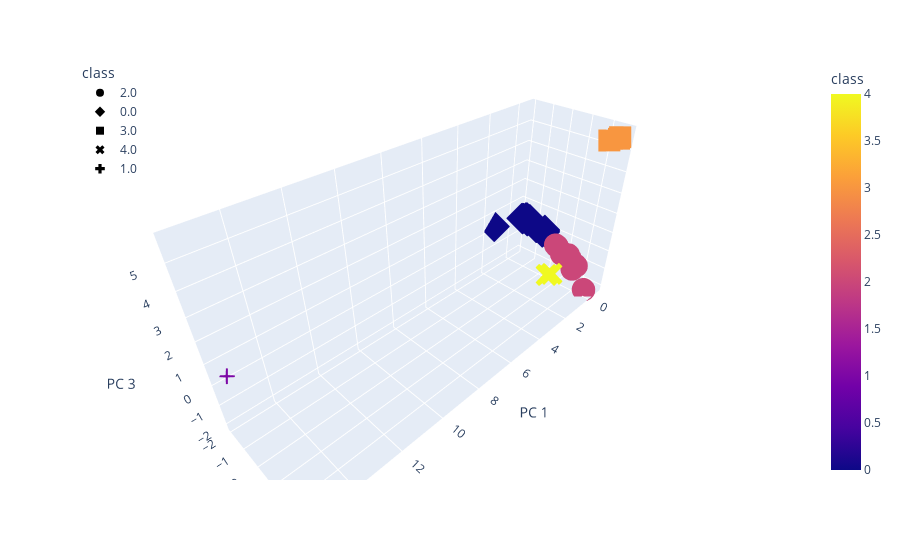

The cell this chart's notebook holds for it:
### Markdown cell above
### Visualizing Results

#### 3D-Scatter with Clusters

### Code cell
# Create a 3D-Scatter with the PCA data and the clusters
fig = px.scatter_3d(
    df_merged,
    x="PC 1",
    y="PC 2",
    z="PC 3",
    hover_name='CoinName',
    hover_data= ['Algorithm'],
    color="class",
    symbol="class",
)
fig.update_layout(legend=dict(x=0, y=1))
fig.show()

### Figure 1 — Plotly figure (JSON) as saved in the notebook; plotly's stock layout.template omitted (floating-point values rounded to 4 significant figures)
{"data": [{"customdata": [[null], [null], [null], [null], [null], [null], [null], [null], [null], [null], [null], [null], [null], [null], [null], [null], [null], [null], [null], [null], [null], [null], [null], [null], [null]], "hovertemplate": "<b>%{hovertext}</b><br><br>class=%{marker.color}<br>PC 1=%{x}<br>PC 2=%{y}<br>PC 3=%{z}<br>Algorithm=%{customdata[0]}<extra></extra>", "hovertext": [null, null, null, null, null, null, null, null, null, null, null, null, null, null, null, null, null, null, null, null, null, null, null, null, null], "legendgroup": "2.0", "marker": {"color": [2, 2, 2, 2, 2, 2, 2, 2, 2, 2, 2, 2, 2, 2, 2, 2, 2, 2, 2, 2, 2, 2, 2, 2, 2], "coloraxis": "coloraxis", "symbol": "circle"}, "mode": "markers", "name": "2.0", "scene": "scene", "showlegend": true, "type": "scatter3d", "x": [-0.2516, -0.3178, -0.2465, -0.2455, -0.3292, -0.3385, -0.3299, -0.3299, -0.1816, -0.3242, -0.1635, -0.1868, -0.2512, -0.3262, -0.3213, -0.1861, -0.2441, -0.2997, -0.2496, -0.2488, -0.1635, -0.2693, 0.3136, -0.2453, -0.1818], "y": [1.88, 1.055, 1.843, 1.843, 0.6295, 0.5273, 0.6352, 0.6352, 1.027, 1.057, 2.522, 2.535, 1.879, 0.5981, 1.056, 2.535, 1.365, 0.6221, 1.879, 1.844, 2.522, 1.476, 1.987, 1.366, 2.532], "z": [-1.013, -0.707, -0.9876, -0.9876, -0.4726, -0.4578, -0.4784, -0.4784, -0.7009, -0.7073, -2.062, -2.088, -1.013, -0.465, -0.7072, -2.087, -0.6115, -0.4707, -1.012, -0.9878, -2.062, -0.7781, -0.8785, -0.6116, -2.082]}, {"customdata": [[null], [null], [null], [null], [null], [null], [null], [null], [null], [null], [null], [null], [null], [null], [null], [null], [null], [null], [null], [null], [null], [null], [null], [null], [null], [null], [null], [null], [null], [null], [null], [null], [null], [null], [null], [null], [null], [null], [null], [null], [null], [null], [null], [null], [null], [null]], "hovertemplate": "<b>%{hovertext}</b><br><br>class=%{marker.color}<br>PC 1=%{x}<br>PC 2=%{y}<br>PC 3=%{z}<br>Algorithm=%{customdata[0]}<extra></extra>", "hovertext": [null, null, null, null, null, null, null, null, null, null, null, null, null, null, null, null, null, null, null, null, null, null, null, null, null, null, null, null, null, null, null, null, null, null, null, null, null, null, null, null, null, null, null, null, null, null], "legendgroup": "0.0", "marker": {"color": [0, 0, 0, 0, 0, 0, 0, 0, 0, 0, 0, 0, 0, 0, 0, 0, 0, 0, 0, 0, 0, 0, 0, 0, 0, 0, 0, 0, 0, 0, 0, 0, 0, 0, 0, 0, 0, 0, 0, 0, 0, 0, 0, 0, 0, 0], "coloraxis": "coloraxis", "symbol": "diamond"}, "mode": "markers", "name": "0.0", "scene": "scene", "showlegend": true, "type": "scatter3d", "x": [-0.5139, -0.5217, -0.4535, -0.5158, -0.5195, -0.5157, -0.53, -0.5299, -0.5125, -0.4582, -0.5144, -0.5158, -0.5196, -0.4994, -0.2995, -0.2362, -0.5137, -0.3015, -0.466, -0.5299, -0.5225, -0.5188, -0.3149, -0.5229, -0.5033, -0.4664, -0.5195, -0.2329, -0.4991, -0.3654, -0.5158, -0.5299, -0.5299, -0.5158, -0.5299, 1.509, -0.454, -0.3301, -0.2493, -0.5114, -0.5175, -0.5186, -0.5132, -0.513, -0.5135, -0.5158], "y": [-0.8067, -1.447, -0.3885, -1.265, -1.433, -1.265, -1.336, -1.336, -0.807, -1.483, -1.266, -1.434, -1.433, -1.257, -0.1636, -1.561, -0.8068, -1.515, -1.467, -1.336, -1.447, -1.433, -1.513, -1.337, -0.8089, -1.447, -1.433, -1.515, -1.257, -1.297, -1.265, -1.336, -1.336, -1.265, -1.336, -1.923, -1.266, -0.1773, -1.558, -0.8072, -1.434, -1.433, -0.8069, -0.8069, -0.8068, -1.265], "z": [-0.09042, 0.2289, -0.1609, 0.1519, 0.2261, 0.1519, 0.1591, 0.1591, -0.09035, 0.2382, 0.152, 0.2263, 0.2261, 0.2122, 0.1233, 0.2622, -0.09041, 0.2461, 0.2343, 0.1591, 0.2289, 0.2261, 0.2453, 0.1594, -0.08987, 0.2297, 0.2261, 0.2448, 0.2123, 0.1596, 0.1519, 0.1591, 0.1591, 0.1519, 0.1591, 0.3487, 0.2146, 0.004195, 0.2615, -0.09029, 0.2262, 0.2261, -0.09038, -0.09037, -0.0904, 0.1519]}, {"customdata": [[null], [null], [null], [null]], "hovertemplate": "<b>%{hovertext}</b><br><br>class=%{marker.color}<br>PC 1=%{x}<br>PC 2=%{y}<br>PC 3=%{z}<br>Algorithm=%{customdata[0]}<extra></extra>", "hovertext": [null, null, null, null], "legendgroup": "3.0", "marker": {"color": [3, 3, 3, 3], "coloraxis": "coloraxis", "symbol": "square"}, "mode": "markers", "name": "3.0", "scene": "scene", "showlegend": true, "type": "scatter3d", "x": [-0.07299, -0.05924, -0.07224, 0.4652], "y": [2.831, 2.801, 2.831, 2.669], "z": [5.741, 5.672, 5.741, 5.708]}, {"customdata": [[null], [null], [null], [null], [null], [null]], "hovertemplate": "<b>%{hovertext}</b><br><br>class=%{marker.color}<br>PC 1=%{x}<br>PC 2=%{y}<br>PC 3=%{z}<br>Algorithm=%{customdata[0]}<extra></extra>", "hovertext": [null, null, null, null, null, null], "legendgroup": "4.0", "marker": {"color": [4, 4, 4, 4, 4, 4], "coloraxis": "coloraxis", "symbol": "x"}, "mode": "markers", "name": "4.0", "scene": "scene", "showlegend": true, "type": "scatter3d", "x": [1.703, 1.453, 1.711, 1.706, 1.703, 1.707], "y": [1.507, 1.601, 1.505, 1.506, 1.507, 1.506], "z": [-0.7594, -0.7773, -0.7589, -0.7592, -0.7593, -0.7592]}, {"customdata": [[null]], "hovertemplate": "<b>%{hovertext}</b><br><br>class=%{marker.color}<br>PC 1=%{x}<br>PC 2=%{y}<br>PC 3=%{z}<br>Algorithm=%{customdata[0]}<extra></extra>", "hovertext": [null], "legendgroup": "1.0", "marker": {"color": [1], "coloraxis": "coloraxis", "symbol": "cross"}, "mode": "markers", "name": "1.0", "scene": "scene", "showlegend": true, "type": "scatter3d", "x": [15.36], "y": [-1.996], "z": [0.1987]}], "layout": {"coloraxis": {"colorbar": {"title": {"text": "class"}}, "colorscale": [[0, "#0d0887"], [0.1111, "#46039f"], [0.2222, "#7201a8"], [0.3333, "#9c179e"], [0.4444, "#bd3786"], [0.5556, "#d8576b"], [0.6667, "#ed7953"], [0.7778, "#fb9f3a"], [0.8889, "#fdca26"], [1, "#f0f921"]]}, "legend": {"title": {"text": "class"}, "tracegroupgap": 0, "x": 0, "y": 1}, "margin": {"t": 60}, "scene": {"domain": {"x": [0, 1], "y": [0, 1]}, "xaxis": {"title": {"text": "PC 1"}}, "yaxis": {"title": {"text": "PC 2"}}, "zaxis": {"title": {"text": "PC 3"}}}}}
